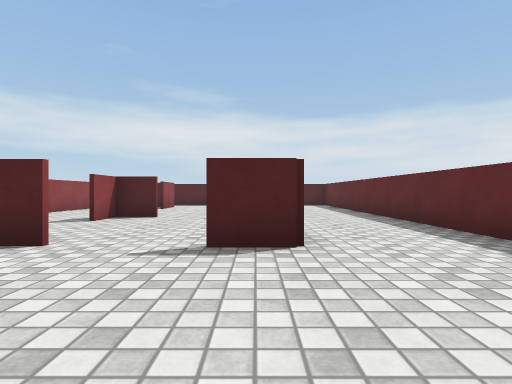
view 1 (above)

13 first-person views from a walk through a Unity game level. The camera is 0.62 m above the floor, looks level and sees 80° across. The floor is counted in squares, 1 m on a side. Each view is taken from the middle of a square. On the plan, view 1 faces up. The plan holds only what a view shows up to about 9 squares ahead; the rest is blank. Surface patterns are stand-ins for the level's own textures.

view 2
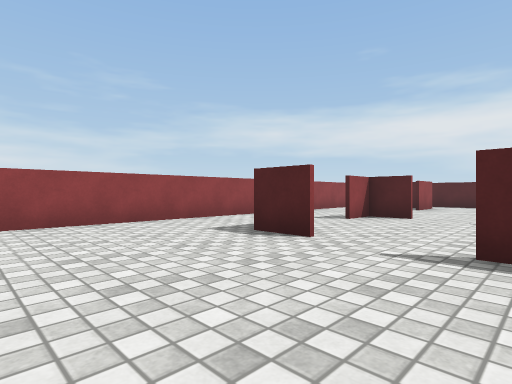

view 3
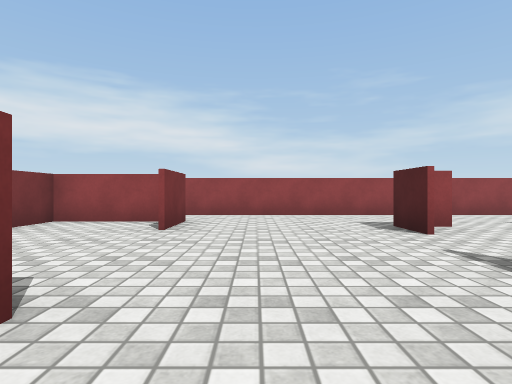

view 4
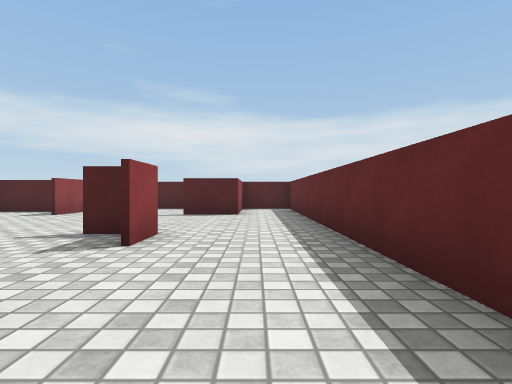

view 5
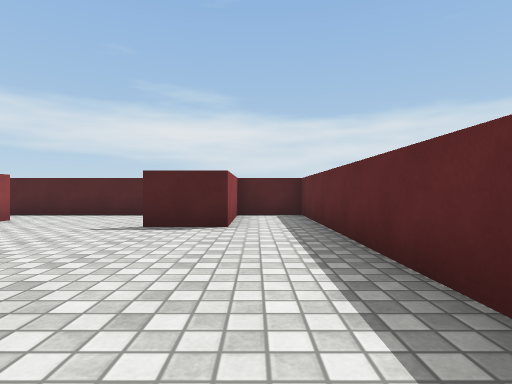

view 6
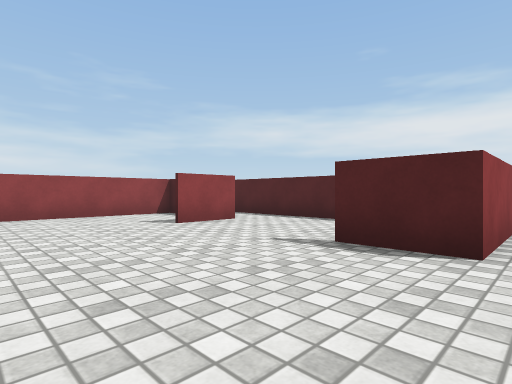

view 7
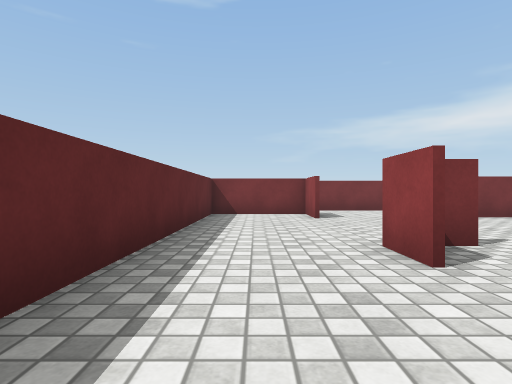

view 8
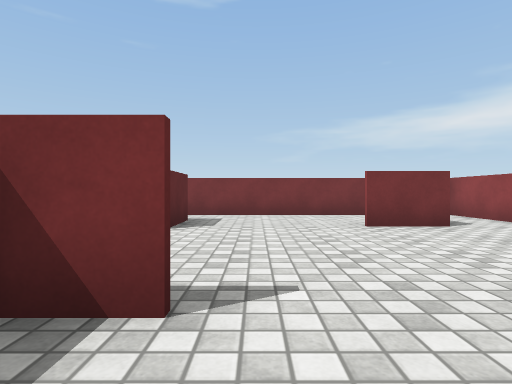

view 9
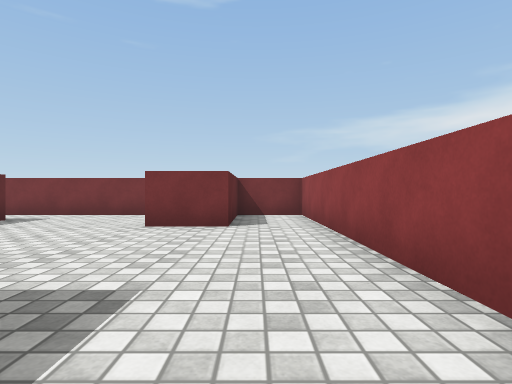

view 10
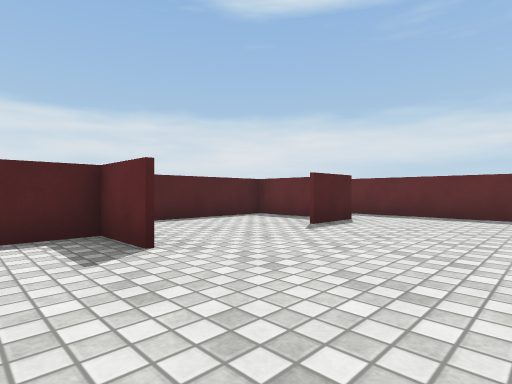

view 11
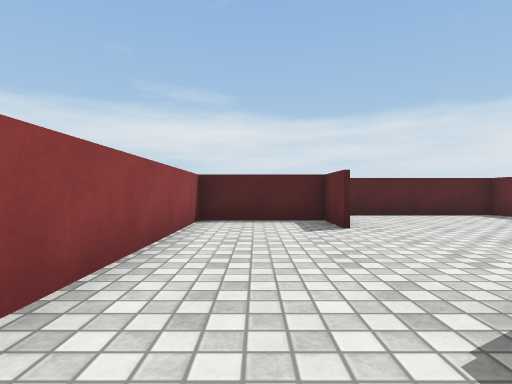

view 12
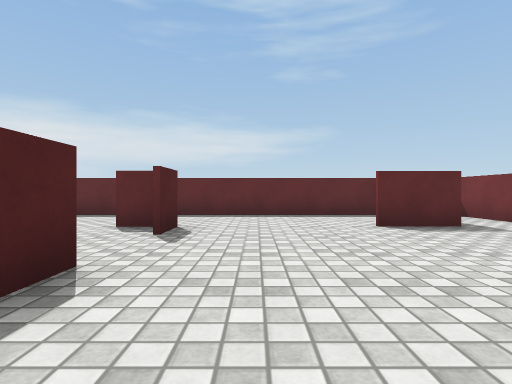

view 13
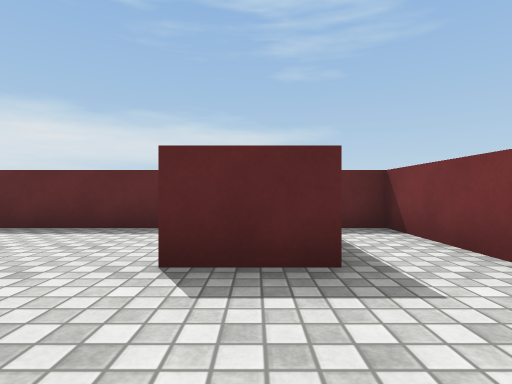

### Floor plan
Points are (right, up) in squares from view 1. A wall is a line through its corners. A room is listed if a view was taken in it or the views show most of it. See-through windows are left out.
Room 1 (views 1, 2, 3, 4, 5, 6, 7, 8, 9, 10, 11, 12, 13)
walls: (-0.6, 3.5) (0.5, 3.5) (-0.6, 3.5); (0.5, 4.5) (0.5, 3.5) (0.5, 4.5); (-2.4, 3.5) (-3.6, 3.5); (0.1, 7.5) (-0.6, 7.5); (-2.4, 7.5) (-3.4, 7.5) (-3.4, 6.5); (0.5, 7.5) (0.5, 6.5); (-3.5, 11.1) (-3.5, 12.6) (-6.2, 12.6) (-6.2, -3.3) (3.3, -3.3) (3.3, -2.4); (-4.4, -1) (-4.4, -3.2); (0.5, -1.8) (0.5, -0.1) (0.5, -1.6) (3.3, -1.6) (3.3, 14.2) (-4.8, 14.2); (1.4, 12.4) (1.4, 14.2); (-3.4, 12.8) (-3.4, 11.1); (-4.5, -3.1) (-4.5, -0.5) (-3, -0.5); (1.5, 14.1) (1.5, 11.4) (0, 11.4)

Where each view was taken, in squares from view 1:
view 1: 0 up, 0 right, facing up
view 2: 0 up, 0 right, facing up-left
view 3: 1 up, 2 right, facing left
view 4: 3 up, 2 right, facing up
view 5: 6 up, 2 right, facing up
view 6: 8 up, 2 right, facing up-left
view 7: 7 up, 2 right, facing down
view 8: 5 up, 1 left, facing down
view 9: 5 up, 5 left, facing down
view 10: 8 up, 5 left, facing up-right
view 11: 6 up, 5 left, facing up
view 12: 2 up, 5 left, facing right
view 13: 1 down, 2 left, facing right
